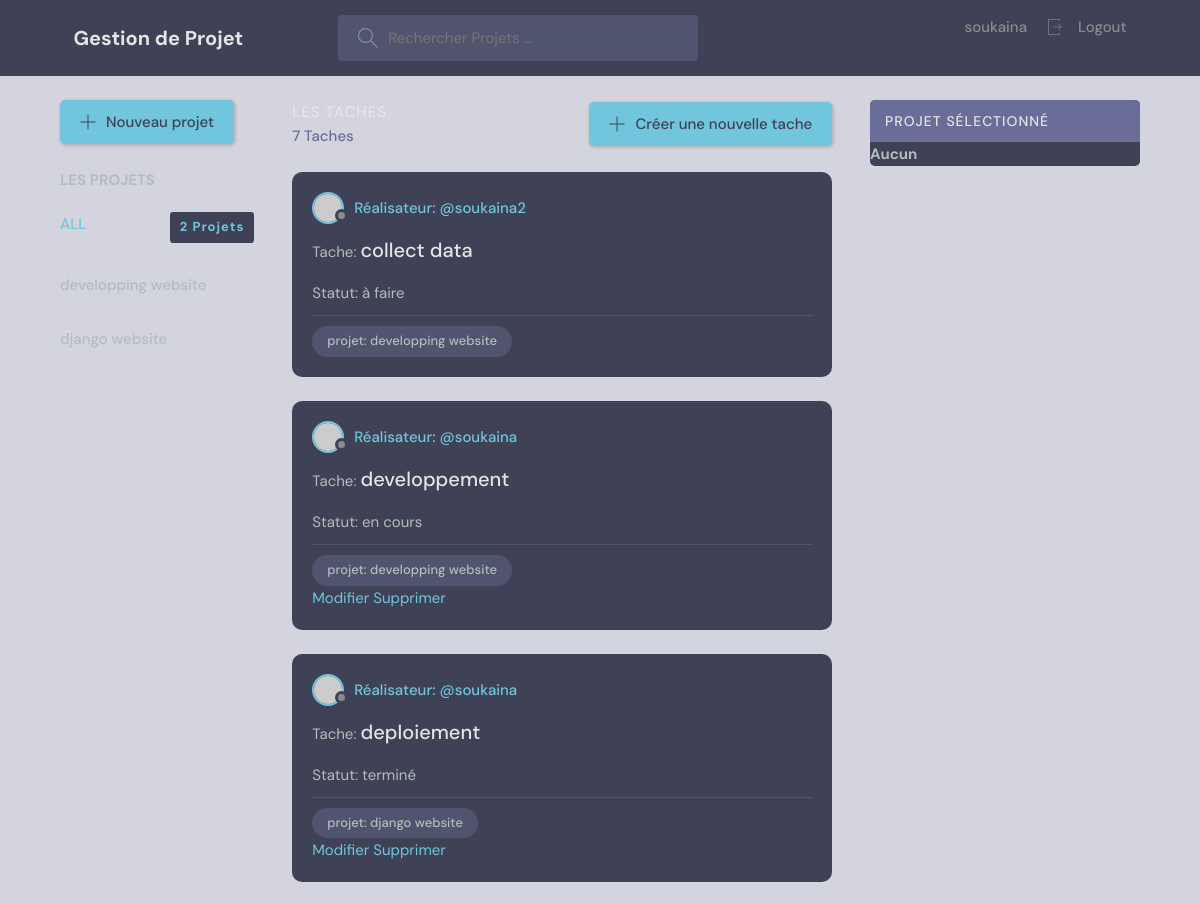
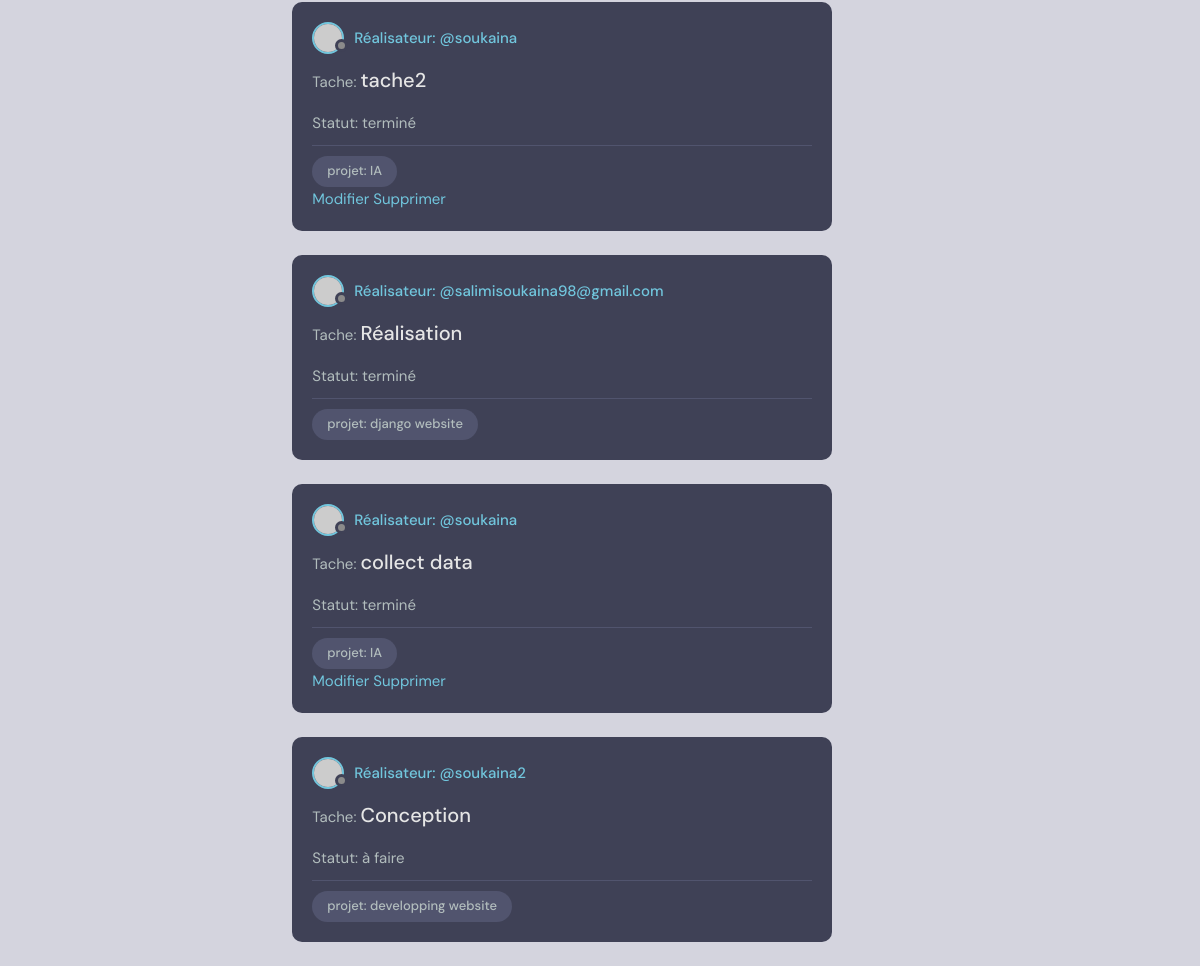
The app's page / (signed in) with its own data (2 pictures, top to bottom).
### base/models.py (models this page shows, shortened)
class Projet(models.Model):
    STATUS_CHOICES = [
        ('en cours', 'En cours'),
        ('terminé', 'Terminé'),
    ]
    utilisateur=models.ForeignKey(User, on_delete=models.CASCADE,null=True)
    nom=models.CharField(max_length=200)
    description=models.TextField(null=True,blank=True)
    statut = models.CharField(
        max_length=20,
        choices=STATUS_CHOICES,
        default='en cours',  # Statut par défaut
    )
    updated=models.DateTimeField(auto_now=True)
    created=models.DateTimeField(auto_now_add=True)
    class Meta:
        ordering=   ['-updated','-created']

class tache(models.Model):
    STATUS_CHOICES = [
        ('à faire', 'À faire'),
        ('en cours', 'En cours'),
        ('terminé', 'Terminé'),
    ]
    utilisateur=models.ForeignKey(User, on_delete=models.CASCADE,null=True)
    projet=models.ForeignKey(Projet,on_delete=models.CASCADE,null=True)
    titre=models.CharField(max_length=200)
    description=models.TextField(null=True,blank=True)
    statut = models.CharField(
        max_length=20,
        choices=STATUS_CHOICES,
        default='à faire',  # Statut par défaut
    )
    updated=models.DateTimeField(auto_now=True)
    created=models.DateTimeField(auto_now_add=True)
    class Meta:
        ordering=   ['-updated','-created']

### base/views.py (the view, shortened to what this page needs)
# urls.py: 2. Add a URL to urlpatterns:  path('', views.home, name='home')
def home(request):
    user = request.user  # Récupère l'utilisateur connecté
    q = request.GET.get('q', '')  # Récupère la valeur de 'q' ou une chaîne vide si 'q' n'existe pas
    if user.is_authenticated:
        taches = tache.objects.filter(
            Q(projet__utilisateur=user) |  # Tâches appartenant à des projets créés par l'utilisateur
            Q(utilisateur=user)  # Tâches où l'utilisateur est le réalisateur
        ).filter(
            Q(projet__nom__icontains=q) |  # Filtre supplémentaire pour la recherche
            Q(titre__icontains=q) |
            Q(description__icontains=q)
        ).distinct()  # Évite les doublons
        projets = Projet.objects.filter(utilisateur=user)  # Projets créés par l'utilisateur
    projets_count = projets.count()
    taches_count = taches.count()
    projet_obj = None
    context = {'taches': taches,'projets': projets,'taches_count': taches_count,'projets_count': projets_count,'projet_obj': projet_obj}
    return render(request, 'base/home.html', context)

### base/templates/base/home.html (shortened to what this page needs)
{%extends 'main.html'%}
{%load static%}
  {% block content %}
  <main class="layout layout--3">
    <div class="container">
      <div class="topics">
        <a class="btn btn--main" href="{%url 'create-projet'%}">
          <svg version="1.1" xmlns="http://www.w3.org/2000/svg" width="32" height="32" viewBox="0 0 32 32">
            <title>add</title>
            <path
              d="M16.943 0.943h-1.885v14.115h-14.115v1.885h14.115v14.115h1.885v-14.115h14.115v-1.885h-14.115v-14.115z">
            </path>
          </svg>Nouveau projet</a>
        <br>
        <br>
        <div class="topics__header">
          <h3>LES PROJETS</h3>
        </div>
        <ul class="topics__list">
          <li>
            <a class="active" href=" {% url 'home' %}">ALL<span>{{projets_count}} Projets</span></a>
          </li>
          {%for projet in projets %}
          <li>
            <h5>
              <a href="{%url 'home'%}?q={{projet.nom}}">{{projet.nom}}</a>
            </h5>
          </li>
          {%endfor%}
        </ul>
      </div>
      <div class="roomList">
        <div class="roomList__header">
          <div>
            <h2>les Taches</h2>
            <p>{{taches_count}} Taches</p>
          </div>
          <a class="btn btn--main" href="{%url 'create-tache'%}">
            <svg version="1.1" xmlns="http://www.w3.org/2000/svg" width="32" height="32" viewBox="0 0 32 32">
              <title>add</title>
              <path
                d="M16.943 0.943h-1.885v14.115h-14.115v1.885h14.115v14.115h1.885v-14.115h14.115v-1.885h-14.115v-14.115z">
              </path>
            </svg>
            Créer une nouvelle tache
          </a>
        </div>
        {%for tache in taches%}
        <div class="roomListRoom">
          <div class="roomListRoom__header">
            <a href="{%url 'user-Profile' tache.utilisateur.id  %}" class="roomListRoom__author">
              <div class="avatar avatar--small">
                <img src="https://randomuser.me/api/portraits/women/11.jpg" />
              </div>
              <span>Réalisateur: @{{tache.utilisateur.username}}</span>
            </a>
          </div>
          <div class="roomListRoom__content">
            Tache: <a href="{% url 'tache' tache.id %}">{{tache.titre}}</a>
            <p>Statut: {{tache.statut}}</p>
          </div>
          <div class="roomListRoom__meta">
            <p class="roomListRoom__topic">projet: {{tache.projet.nom}}</p>
          </div>
          <div>
            {%if request.user == tache.utilisateur %}
            <a href="{%url 'update-Tache' tache.id %}">Modifier</a>
            <a href="{% url 'delete-Tache' tache.id %}">Supprimer</a>
            {%endif%}
          </div>
        </div>
        {%endfor%}
      </div>
      <div class="activities">
        <div class="activities__header">
          <h2>Projet Sélectionné</h2>
        </div>
        {% if projet_obj %}
        <div class="activities__box">
          <div class="activities__boxHeader roomListRoom__header">
            <a href="profile.html" class="roomListRoom__author">
              <p>{{projet_obj.nom}}
                <span>{{projet_obj.created}}</span>
                <span>Statut: {{projet_obj.statut}}</span>
              </p>
            </a>
          </div>
          <div class="activities__boxContent">
            <p>Créateur : <a href="{%url 'user-Profile' projet_obj.id  %}">@{{projet_obj.utilisateur.username}}</a></p>
            <div class="activities__boxRoomContent">{{projet_obj.description}}
            </div>
          </div>
          <a href="{% url 'update-Projet' projet_obj.id %}">Modifier</a>
          <a href="{% url 'delete-Projet' projet_obj.id %}">Supprimer</a>
          <a href="{% url 'export_project_tasks' projet_obj.id %}" class="btn btn-primary">Télécharger les tâches
            (JSON)</a>
          {% else %}
          <h5>Aucun</h5>
        </div>
        {% endif %}
      </div>
    {% endblock content %}

### templates/navbar.html (shortened to what this page needs)
<header class="header header--loggedIn">
  <div class="container">
    <a href="/" class="header__logo">
      <h1>Gestion de Projet</h1>
    </a>
    <form class="header__search">
      <label>
        <input type="text" name="q" placeholder="Rechercher Projets ...">
      </label>
    </form>
    <nav class="header__menu">
      {%if request.user.is_authenticated %}
      <div class="header__user">
        <a href="{%url 'user-Profile' request.user.id %}">
          <p>{{request.user}}</p>
          <a href="{% url 'logout' %}" class="dropdown-link">
            Logout</a>
        </a>
      </div>
      {%else%}
      <a href="{% url 'login' %}">LOGIN</a>
      {% endif %}
    </nav>
  </div>
</header>

### records on screen
Projet: nom "developping website"
Projet: nom "django website"
tache: utilisateur.username "soukaina2", titre "collect data", statut "à faire", projet.nom "developping website"
tache: utilisateur.username "soukaina", titre "developpement", statut "en cours", projet.nom "developping website", shows "Modifier"
tache: utilisateur.username "soukaina", titre "deploiement", statut "terminé", projet.nom "django website", shows "Modifier"
tache: utilisateur.username "soukaina", titre "tache2", statut "terminé", projet.nom "IA", shows "Modifier"
tache: utilisateur.username "salimisoukaina98@gmail.com", titre "Réalisation", statut "terminé", projet.nom "django website"
tache: utilisateur.username "soukaina", titre "collect data", statut "terminé", projet.nom "IA", shows "Modifier"
tache: utilisateur.username "soukaina2", titre "Conception", statut "à faire", projet.nom "developping website"

### other values on screen
{{ request.user }} "soukaina"
{{ projets_count }} "2"
{{ taches_count }} "7"
